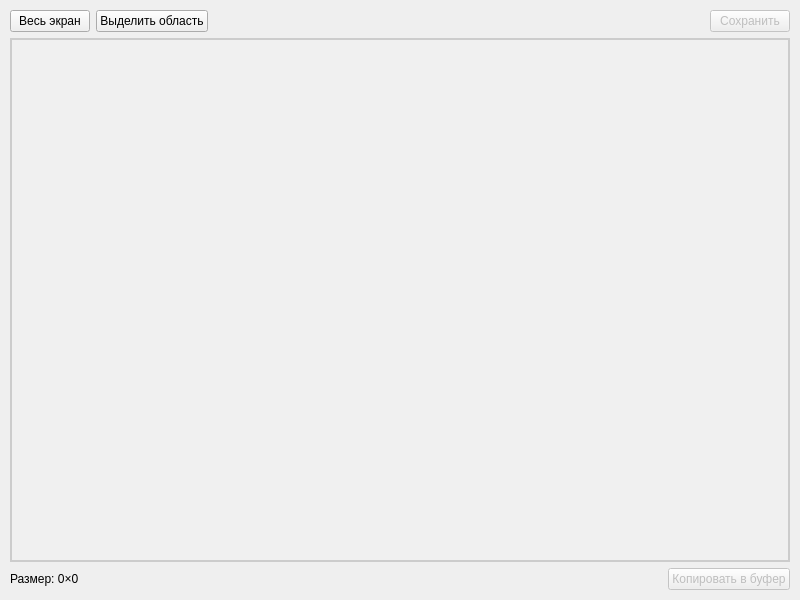
<?xml version="1.0" encoding="UTF-8"?>
<ui version="4.0">
 <class>MainWindow</class>
 <widget class="QMainWindow" name="MainWindow">
  <property name="geometry">
   <rect>
    <x>0</x>
    <y>0</y>
    <width>800</width>
    <height>600</height>
   </rect>
  </property>
  <property name="minimumSize">
   <size>
    <width>600</width>
    <height>400</height>
   </size>
  </property>
  <property name="windowTitle">
   <string>ScreenshotMaker</string>
  </property>
  <widget class="QWidget" name="centralwidget">
   <layout class="QVBoxLayout" name="verticalLayout">
    <property name="leftMargin">
     <number>10</number>
    </property>
    <property name="topMargin">
     <number>10</number>
    </property>
    <property name="rightMargin">
     <number>10</number>
    </property>
    <property name="bottomMargin">
     <number>10</number>
    </property>
    <item>
     <layout class="QHBoxLayout" name="horizontalLayout">
      <item>
       <widget class="QPushButton" name="captureFullScreenButton">
        <property name="toolTip">
         <string>Сделать снимок всего экрана</string>
        </property>
        <property name="text">
         <string>Весь экран</string>
        </property>
       </widget>
      </item>
      <item>
       <widget class="QPushButton" name="captureAreaButton">
        <property name="enabled">
         <bool>true</bool>
        </property>
        <property name="toolTip">
         <string>Выделить область для снимка</string>
        </property>
        <property name="text">
         <string>Выделить область</string>
        </property>
       </widget>
      </item>
      <item>
       <spacer name="horizontalSpacer">
        <property name="orientation">
         <enum>Qt::Horizontal</enum>
        </property>
        <property name="sizeHint" stdset="0">
         <size>
          <width>40</width>
          <height>20</height>
         </size>
        </property>
       </spacer>
      </item>
      <item>
       <widget class="QPushButton" name="saveButton">
        <property name="enabled">
         <bool>false</bool>
        </property>
        <property name="toolTip">
         <string>Сохранить скриншот в файл</string>
        </property>
        <property name="text">
         <string>Сохранить</string>
        </property>
       </widget>
      </item>
     </layout>
    </item>
    <item>
     <widget class="QLabel" name="screenshotLabel">
      <property name="minimumSize">
       <size>
        <width>400</width>
        <height>300</height>
       </size>
      </property>
      <property name="styleSheet">
       <string notr="true">QLabel {
    border: 2px solid #cccccc;
    background-color: #f0f0f0;
    padding: 10px;
}</string>
      </property>
      <property name="frameShape">
       <enum>QFrame::Box</enum>
      </property>
      <property name="frameShadow">
       <enum>QFrame::Sunken</enum>
      </property>
      <property name="alignment">
       <set>Qt::AlignCenter</set>
      </property>
     </widget>
    </item>
    <item>
     <layout class="QHBoxLayout" name="horizontalLayout_2">
      <item>
       <widget class="QLabel" name="infoLabel">
        <property name="text">
         <string>Размер: 0×0</string>
        </property>
       </widget>
      </item>
      <item>
       <spacer name="horizontalSpacer_2">
        <property name="orientation">
         <enum>Qt::Horizontal</enum>
        </property>
        <property name="sizeHint" stdset="0">
         <size>
          <width>40</width>
          <height>20</height>
         </size>
        </property>
       </spacer>
      </item>
      <item>
       <widget class="QPushButton" name="copyToClipboardButton">
        <property name="enabled">
         <bool>false</bool>
        </property>
        <property name="text">
         <string>Копировать в буфер</string>
        </property>
       </widget>
      </item>
     </layout>
    </item>
   </layout>
  </widget>
 </widget>
 <resources/>
 <connections/>
</ui>
